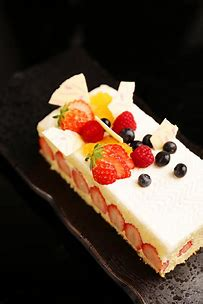
#> input picture robot-and-vision/resource/chapter3/1.jpg, 203 x 304 px
$ python demo06.py
#> lines starting #> are read from the running program, lines starting #| are printed output that depends on the picture
import cv2 as cv
import numpy as np


def opencv_muti_pic():
    img1 = cv.imread("../../resource/chapter3/1.jpg")
#> img1 is the input picture: shape (304, 203, 3); mean B, G, R 50.8, 64, 81.3
    print(np.shape(img1))
#| (304, 203, 3)
    img2 = cv.imread("../../resource/chapter3/2.jpg")
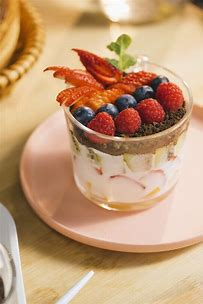
#> input picture robot-and-vision/resource/chapter3/2.jpg, 203 x 304 px
#> img2 is the input picture: shape (304, 203, 3); mean B, G, R 121, 156.6, 194.7
    print(np.shape(img2))
#| (304, 203, 3)
    img3 = cv.imread("../../resource/chapter3/3.jpg")
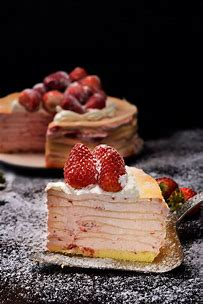
#> input picture robot-and-vision/resource/chapter3/3.jpg, 203 x 304 px
#> img3 is the input picture: shape (304, 203, 3); mean B, G, R 59.6, 65.6, 88.3
    print(np.shape(img3))
#| (304, 203, 3)
    imgs = np.hstack([img1, img2, img3])
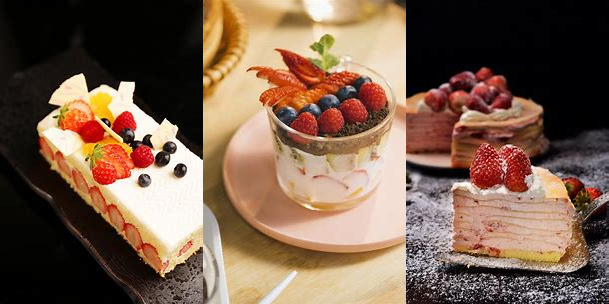
#> imgs: shape (304, 609, 3); mean B, G, R 77.1, 95.4, 121.5
    cv.imshow("mutil_pic", imgs)
    cv.waitKey(0)


opencv_muti_pic()
